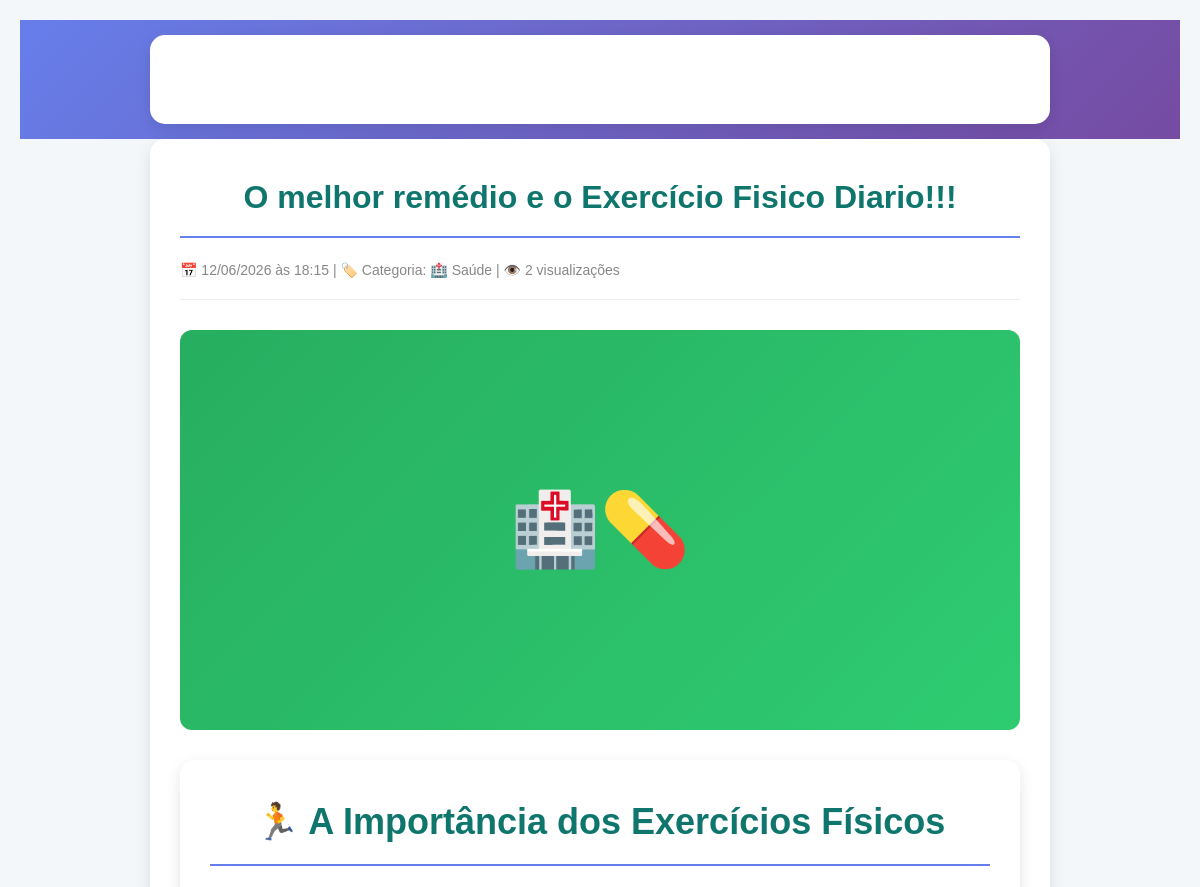
The page /noticia/6 (upper part) on the database as committed earlier.
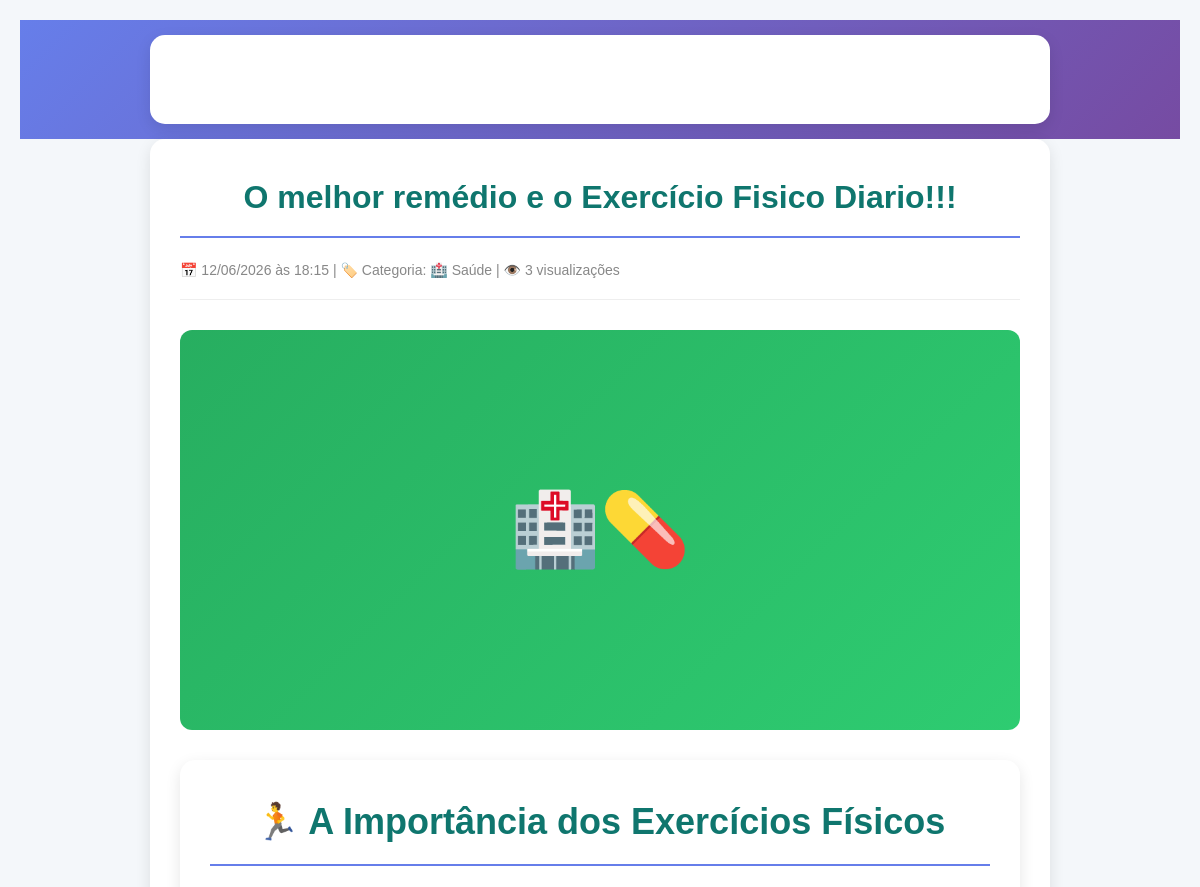
The same page on the database as committed later.
### app.py (models this page shows)
class Noticia(db.Model):
    id = db.Column(db.Integer, primary_key=True)
    titulo = db.Column(db.String(200), nullable=False)
    conteudo = db.Column(db.Text, nullable=False)
    categoria = db.Column(db.String(50), nullable=False)  # 'tecnologia', 'saude', 'curiosidades'
    imagem = db.Column(db.String(200), nullable=True)
    video_url = db.Column(db.String(200), nullable=True)
    visualizacoes = db.Column(db.Integer, default=0)
    data_publicacao = db.Column(db.DateTime, default=datetime.utcnow)

### app.py (the view)
@app.route('/noticia/<int:id>')
def ver_noticia(id):
    noticia = Noticia.query.get_or_404(id)
    noticia.visualizacoes += 1
    db.session.commit()
    comentarios = Comentario.query.filter_by(noticia_id=id, aprovado=True).order_by(Comentario.data.desc()).all()
    ip_usuario = request.remote_addr
    ja_curtiu = Like.query.filter_by(noticia_id=id, ip_usuario=ip_usuario).first() is not None
    total_likes = Like.query.filter_by(noticia_id=id).count()
    return render_template('ver_noticia.html', noticia=noticia, comentarios=comentarios,
                           ja_curtiu=ja_curtiu, total_likes=total_likes)

### app.py (called while the page is built)
@app.context_processor
def utility_processor():
    return dict(converter_link_youtube=converter_link_youtube)

### templates/ver_noticia.html (shortened to what this page needs)
<!DOCTYPE html>
<html lang="pt-br">
<head>
</head>
<body>
    <div class="header">
        <div class="container">
            <a href="/">← Voltar para o início</a>
        </div>
    </div>
    <div class="container">
        <h1>{{ noticia.titulo }}</h1>
        <div class="meta">
            📅 {{ noticia.data_publicacao.strftime('%d/%m/%Y às %H:%M') }} |
            🏷️ Categoria:
            {% if noticia.categoria == 'tecnologia' %}
                🚀 Tecnologia
            {% elif noticia.categoria == 'saude' %}
                🏥 Saúde
            {% else %}
                🤔 Curiosidades
            {% endif %} |
            👁️ {{ noticia.visualizacoes }} visualizações
        </div>
        {% if noticia.imagem %}
        <div class="imagem-destaque-wrapper">
            <img src="{{ noticia.imagem }}" alt="{{ noticia.titulo }}" class="imagem-destaque" loading="lazy">
        </div>
        {% else %}
        <div class="imagem-fallback" style="background: linear-gradient(135deg, {% if noticia.categoria == 'tecnologia' %}#667eea, #764ba2{% elif noticia.categoria == 'saude' %}#27ae60, #2ecc71{% else %}#e74c3c, #f39c12{% endif %});">
            {% if noticia.categoria == 'tecnologia' %}💻🚀
            {% elif noticia.categoria == 'saude' %}🏥💊
            {% else %}🤔💡{% endif %}
        </div>
        {% endif %}
        <div class="conteudo">
            {{ noticia.conteudo|safe }}
        </div>
    </div>
</body>
</html>

Rows that differ between the two databases and show on the page:
changed Noticia "🏃 A Importância dos Exercícios Físicos": visualizacoes "2" → "3"
